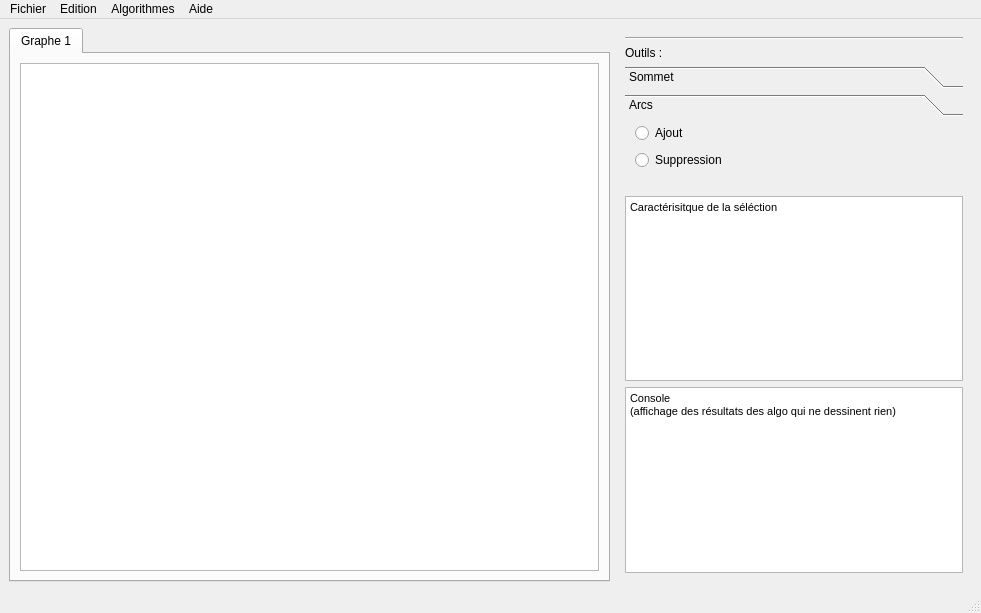
<?xml version="1.0" encoding="UTF-8"?>
<ui version="4.0">
 <class>MainWindow</class>
 <widget class="QMainWindow" name="MainWindow">
  <property name="geometry">
   <rect>
    <x>0</x>
    <y>0</y>
    <width>981</width>
    <height>613</height>
   </rect>
  </property>
  <property name="windowTitle">
   <string>MainWindow</string>
  </property>
  <widget class="QWidget" name="centralwidget">
   <layout class="QHBoxLayout" name="horizontalLayout_3">
    <item>
     <widget class="QTabWidget" name="tabWidget">
      <property name="currentIndex">
       <number>0</number>
      </property>
      <widget class="QWidget" name="tab">
       <attribute name="title">
        <string>Graphe 1</string>
       </attribute>
       <layout class="QHBoxLayout" name="horizontalLayout">
        <item>
         <layout class="QHBoxLayout" name="horizontalLayout_2">
          <property name="topMargin">
           <number>0</number>
          </property>
          <item>
           <widget class="QZoneDeDessin" name="zoneDessin">
            <property name="minimumSize">
             <size>
              <width>575</width>
              <height>0</height>
             </size>
            </property>
           </widget>
          </item>
         </layout>
        </item>
       </layout>
      </widget>
     </widget>
    </item>
    <item>
     <widget class="QWidget" name="verticalWidget" native="true">
      <property name="minimumSize">
       <size>
        <width>356</width>
        <height>0</height>
       </size>
      </property>
      <property name="maximumSize">
       <size>
        <width>356</width>
        <height>16777215</height>
       </size>
      </property>
      <layout class="QVBoxLayout" name="verticalLayout">
       <property name="spacing">
        <number>6</number>
       </property>
       <item>
        <widget class="Line" name="line">
         <property name="orientation">
          <enum>Qt::Horizontal</enum>
         </property>
        </widget>
       </item>
       <item>
        <widget class="QLabel" name="label">
         <property name="text">
          <string>Outils :</string>
         </property>
        </widget>
       </item>
       <item>
        <widget class="QToolBox" name="toolBox">
         <property name="currentIndex">
          <number>1</number>
         </property>
         <widget class="QWidget" name="pageSommet">
          <property name="geometry">
           <rect>
            <x>0</x>
            <y>0</y>
            <width>338</width>
            <height>68</height>
           </rect>
          </property>
          <attribute name="label">
           <string>Sommet</string>
          </attribute>
          <widget class="QWidget" name="layoutWidget">
           <property name="geometry">
            <rect>
             <x>0</x>
             <y>0</y>
             <width>90</width>
             <height>77</height>
            </rect>
           </property>
           <layout class="QGridLayout" name="gridLayout">
            <item row="0" column="0">
             <widget class="QRadioButton" name="radioButton">
              <property name="text">
               <string>Ajout</string>
              </property>
             </widget>
            </item>
            <item row="1" column="0">
             <widget class="QRadioButton" name="radioButton_2">
              <property name="text">
               <string>Supprimer</string>
              </property>
             </widget>
            </item>
            <item row="2" column="0">
             <widget class="QRadioButton" name="radioButton_3">
              <property name="text">
               <string>Selection</string>
              </property>
             </widget>
            </item>
           </layout>
          </widget>
         </widget>
         <widget class="QWidget" name="pageArc">
          <property name="geometry">
           <rect>
            <x>0</x>
            <y>0</y>
            <width>338</width>
            <height>68</height>
           </rect>
          </property>
          <attribute name="label">
           <string>Arcs</string>
          </attribute>
          <widget class="QWidget" name="layoutWidget">
           <property name="geometry">
            <rect>
             <x>10</x>
             <y>0</y>
             <width>101</width>
             <height>50</height>
            </rect>
           </property>
           <layout class="QGridLayout" name="gridLayout_2">
            <item row="0" column="0">
             <widget class="QRadioButton" name="radioButton_4">
              <property name="text">
               <string>Ajout</string>
              </property>
             </widget>
            </item>
            <item row="1" column="0">
             <widget class="QRadioButton" name="radioButton_5">
              <property name="text">
               <string>Suppression</string>
              </property>
             </widget>
            </item>
           </layout>
          </widget>
         </widget>
        </widget>
       </item>
       <item>
        <widget class="QTextBrowser" name="caraSelection">
         <property name="html">
          <string>&lt;!DOCTYPE HTML PUBLIC &quot;-//W3C//DTD HTML 4.0//EN&quot; &quot;http://www.w3.org/TR/REC-html40/strict.dtd&quot;&gt;
&lt;html&gt;&lt;head&gt;&lt;meta name=&quot;qrichtext&quot; content=&quot;1&quot; /&gt;&lt;style type=&quot;text/css&quot;&gt;
p, li { white-space: pre-wrap; }
&lt;/style&gt;&lt;/head&gt;&lt;body style=&quot; font-family:'Sans Serif'; font-size:9pt; font-weight:400; font-style:normal;&quot;&gt;
&lt;p style=&quot; margin-top:0px; margin-bottom:0px; margin-left:0px; margin-right:0px; -qt-block-indent:0; text-indent:0px;&quot;&gt;&lt;span style=&quot; font-family:'MS Shell Dlg 2'; font-size:8.25pt;&quot;&gt;Caractérisitque de la séléction&lt;/span&gt;&lt;/p&gt;&lt;/body&gt;&lt;/html&gt;</string>
         </property>
        </widget>
       </item>
       <item>
        <widget class="QTextBrowser" name="console">
         <property name="html">
          <string>&lt;!DOCTYPE HTML PUBLIC &quot;-//W3C//DTD HTML 4.0//EN&quot; &quot;http://www.w3.org/TR/REC-html40/strict.dtd&quot;&gt;
&lt;html&gt;&lt;head&gt;&lt;meta name=&quot;qrichtext&quot; content=&quot;1&quot; /&gt;&lt;style type=&quot;text/css&quot;&gt;
p, li { white-space: pre-wrap; }
&lt;/style&gt;&lt;/head&gt;&lt;body style=&quot; font-family:'Sans Serif'; font-size:9pt; font-weight:400; font-style:normal;&quot;&gt;
&lt;p style=&quot; margin-top:0px; margin-bottom:0px; margin-left:0px; margin-right:0px; -qt-block-indent:0; text-indent:0px;&quot;&gt;&lt;span style=&quot; font-family:'MS Shell Dlg 2'; font-size:8.25pt;&quot;&gt;Console&lt;/span&gt;&lt;/p&gt;
&lt;p style=&quot; margin-top:0px; margin-bottom:0px; margin-left:0px; margin-right:0px; -qt-block-indent:0; text-indent:0px;&quot;&gt;&lt;span style=&quot; font-family:'MS Shell Dlg 2'; font-size:8.25pt;&quot;&gt;(affichage des résultats des algo qui ne dessinent rien)&lt;/span&gt;&lt;/p&gt;&lt;/body&gt;&lt;/html&gt;</string>
         </property>
        </widget>
       </item>
      </layout>
     </widget>
    </item>
   </layout>
  </widget>
  <widget class="QMenuBar" name="menubar">
   <property name="geometry">
    <rect>
     <x>0</x>
     <y>0</y>
     <width>981</width>
     <height>20</height>
    </rect>
   </property>
   <widget class="QMenu" name="menuFichier">
    <property name="title">
     <string>Fichier</string>
    </property>
    <addaction name="actionNouveau_graphe"/>
    <addaction name="actionNouveau_graphe_al_atoire"/>
    <addaction name="separator"/>
    <addaction name="actionCharger"/>
    <addaction name="actionEnrengistrer"/>
    <addaction name="actionEnrengistrer_sous"/>
    <addaction name="separator"/>
   </widget>
   <widget class="QMenu" name="menuEidition">
    <property name="title">
     <string>Edition</string>
    </property>
    <addaction name="actionDupliquer_graphe"/>
    <addaction name="actionSupprimer_graphe"/>
    <addaction name="separator"/>
    <addaction name="actionArranger_sommets"/>
    <addaction name="actionExtraire_sous_graphe"/>
    <addaction name="separator"/>
    <addaction name="actionFermer_graphe"/>
   </widget>
   <widget class="QMenu" name="menuAlgorithmes">
    <property name="title">
     <string>Algorithmes</string>
    </property>
    <widget class="QMenu" name="menuCalcul_du_plus_court_chemin">
     <property name="title">
      <string>Calcul du plus court chemin</string>
     </property>
     <addaction name="actionFord_Bellman"/>
     <addaction name="actionFloyd_Warshall"/>
    </widget>
    <widget class="QMenu" name="menuCalcul_des_degr_s_entrant_ou_sortant_d_un_sommet">
     <property name="title">
      <string>Calcul des degrés entrant ou sortant d'un sommet</string>
     </property>
     <addaction name="actionDegr_sortant"/>
     <addaction name="actionDegr_entrant"/>
     <addaction name="separator"/>
     <addaction name="actionDegr_s_entrant_et_sortant"/>
    </widget>
    <widget class="QMenu" name="menuTrouver_arborescence_anti_arborescence">
     <property name="title">
      <string>Trouver arborescence/anti-arborescence</string>
     </property>
     <addaction name="actionArborescence"/>
     <addaction name="actionAnti_Arborescence"/>
    </widget>
    <addaction name="menuCalcul_du_plus_court_chemin"/>
    <addaction name="menuCalcul_des_degr_s_entrant_ou_sortant_d_un_sommet"/>
    <addaction name="actionColoration_de_graphe"/>
    <addaction name="actionD_termination_de_stables"/>
    <addaction name="actionD_termination_de_cliques"/>
    <addaction name="actionVoisins_de_sommets"/>
    <addaction name="actionGEstion_de_flots"/>
    <addaction name="actionCr_er_un_graphe_d_ordonnancement"/>
    <addaction name="menuTrouver_arborescence_anti_arborescence"/>
    <addaction name="actionRecherche_de_la_connexit"/>
    <addaction name="actionTrouver_chaine_eul_rienne"/>
    <addaction name="actionTrouver_chaine_hamiltonienne"/>
    <addaction name="actionR_solution_du_probl_me_du_postier_chinois"/>
    <addaction name="actionR_solution_du_probl_me_de_voyageur_de_commerce"/>
   </widget>
   <widget class="QMenu" name="menuAide">
    <property name="title">
     <string>Aide</string>
    </property>
    <addaction name="actionDocumentation"/>
    <addaction name="separator"/>
    <addaction name="actionGithub"/>
   </widget>
   <addaction name="menuFichier"/>
   <addaction name="menuEidition"/>
   <addaction name="menuAlgorithmes"/>
   <addaction name="menuAide"/>
  </widget>
  <widget class="QStatusBar" name="statusbar"/>
  <action name="actionEnrengistrer">
   <property name="text">
    <string>Enregistrer</string>
   </property>
  </action>
  <action name="actionCharger">
   <property name="text">
    <string>Ouvrir...</string>
   </property>
  </action>
  <action name="actionEnrengistrer_sous">
   <property name="text">
    <string>Enregistrer sous</string>
   </property>
  </action>
  <action name="actionDupliquer_graphe">
   <property name="text">
    <string>Dupliquer graphe</string>
   </property>
  </action>
  <action name="actionSupprimer_graphe">
   <property name="text">
    <string>Supprimer graphe</string>
   </property>
  </action>
  <action name="actionFord_Bellman">
   <property name="text">
    <string>Ford-Bellman</string>
   </property>
  </action>
  <action name="actionFloyd_Warshall">
   <property name="text">
    <string>Floyd-Warshall</string>
   </property>
  </action>
  <action name="actionDegr_sortant">
   <property name="text">
    <string>Degré sortant</string>
   </property>
  </action>
  <action name="actionDegr_entrant">
   <property name="text">
    <string>Degré entrant</string>
   </property>
  </action>
  <action name="actionDegr_s_entrant_et_sortant">
   <property name="text">
    <string>Degrés entrant et sortant</string>
   </property>
  </action>
  <action name="actionColoration_de_graphe">
   <property name="text">
    <string>Coloration de graphe</string>
   </property>
  </action>
  <action name="actionD_termination_de_stables">
   <property name="text">
    <string>Détermination de stables</string>
   </property>
  </action>
  <action name="actionD_termination_de_cliques">
   <property name="text">
    <string>Détermination de cliques</string>
   </property>
  </action>
  <action name="actionVoisins_de_sommets">
   <property name="text">
    <string>Voisins de sommets</string>
   </property>
  </action>
  <action name="actionGEstion_de_flots">
   <property name="text">
    <string>Gestion de flots</string>
   </property>
  </action>
  <action name="actionCr_er_un_graphe_d_ordonnancement">
   <property name="text">
    <string>Créer un graphe d'ordonnancement</string>
   </property>
  </action>
  <action name="actionArborescence">
   <property name="text">
    <string>Arborescence</string>
   </property>
  </action>
  <action name="actionAnti_Arborescence">
   <property name="text">
    <string>Anti-Arborescence</string>
   </property>
  </action>
  <action name="actionRecherche_de_la_connexit">
   <property name="text">
    <string>Recherche de la connexité</string>
   </property>
  </action>
  <action name="actionTrouver_chaine_eul_rienne">
   <property name="text">
    <string>Trouver chaine eulérienne</string>
   </property>
  </action>
  <action name="actionTrouver_chaine_hamiltonienne">
   <property name="text">
    <string>Trouver chaine hamiltonienne</string>
   </property>
  </action>
  <action name="actionR_solution_du_probl_me_du_postier_chinois">
   <property name="text">
    <string>Résolution du problème du postier chinois</string>
   </property>
  </action>
  <action name="actionR_solution_du_probl_me_de_voyageur_de_commerce">
   <property name="text">
    <string>Résolution du problème de voyageur de commerce</string>
   </property>
  </action>
  <action name="actionDocumentation">
   <property name="text">
    <string>Documentation</string>
   </property>
  </action>
  <action name="actionGithub">
   <property name="text">
    <string>Github</string>
   </property>
  </action>
  <action name="actionNouveau_graphe">
   <property name="text">
    <string>Nouveau graphe vide</string>
   </property>
  </action>
  <action name="actionNouveau_graphe_al_atoire">
   <property name="text">
    <string>Nouveau graphe aléatoire</string>
   </property>
  </action>
  <action name="actionFermer_graphe">
   <property name="text">
    <string>Fermer graphe</string>
   </property>
  </action>
  <action name="actionArranger_sommets">
   <property name="text">
    <string>Arranger sommets</string>
   </property>
  </action>
  <action name="actionExtraire_sous_graphe">
   <property name="text">
    <string>Extraire sous graphe</string>
   </property>
  </action>
 </widget>
 <customwidgets>
  <customwidget>
   <class>QZoneDeDessin</class>
   <extends>QGraphicsView</extends>
   <header>qzonededessin.h</header>
  </customwidget>
 </customwidgets>
 <resources/>
 <connections/>
</ui>
